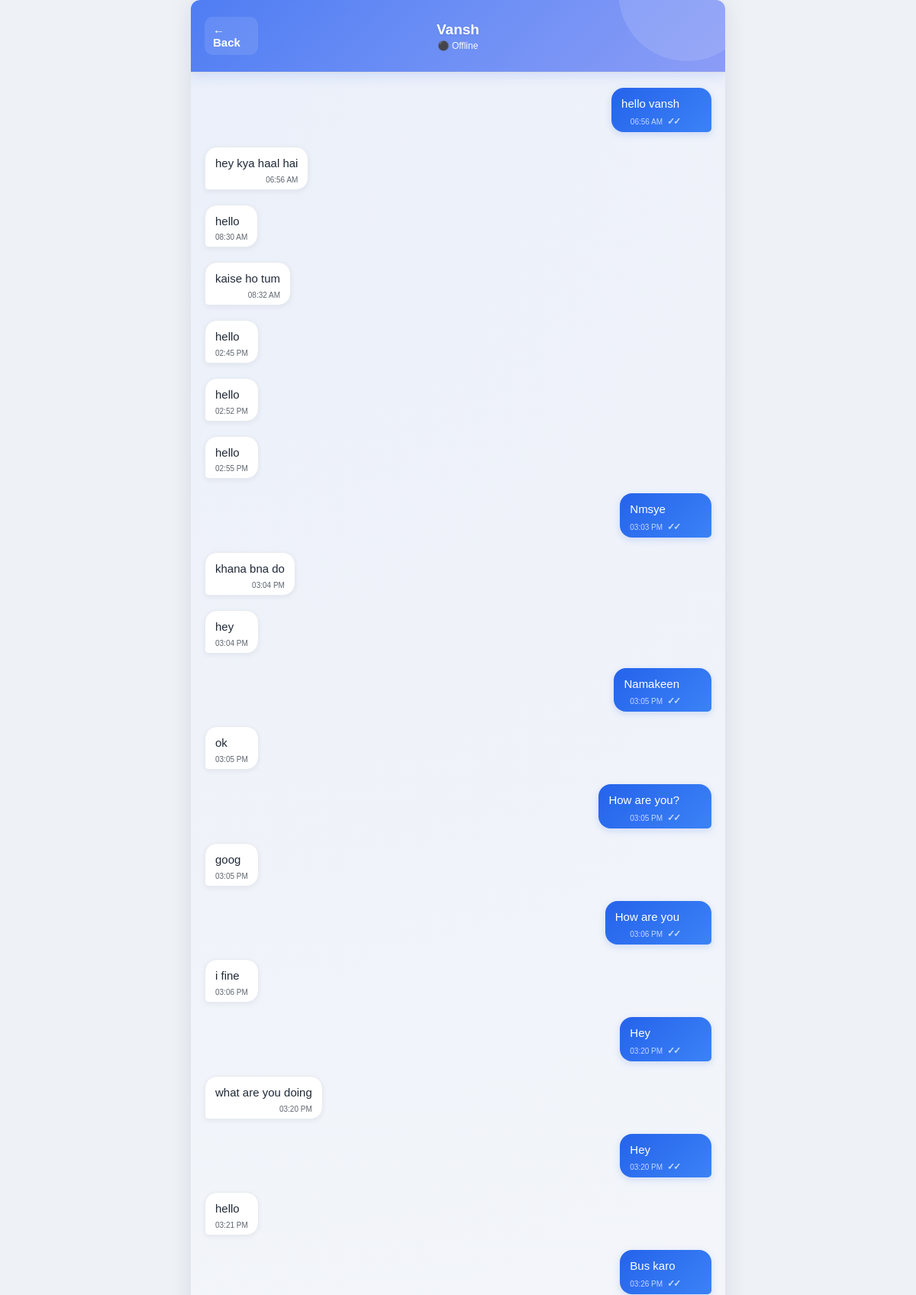
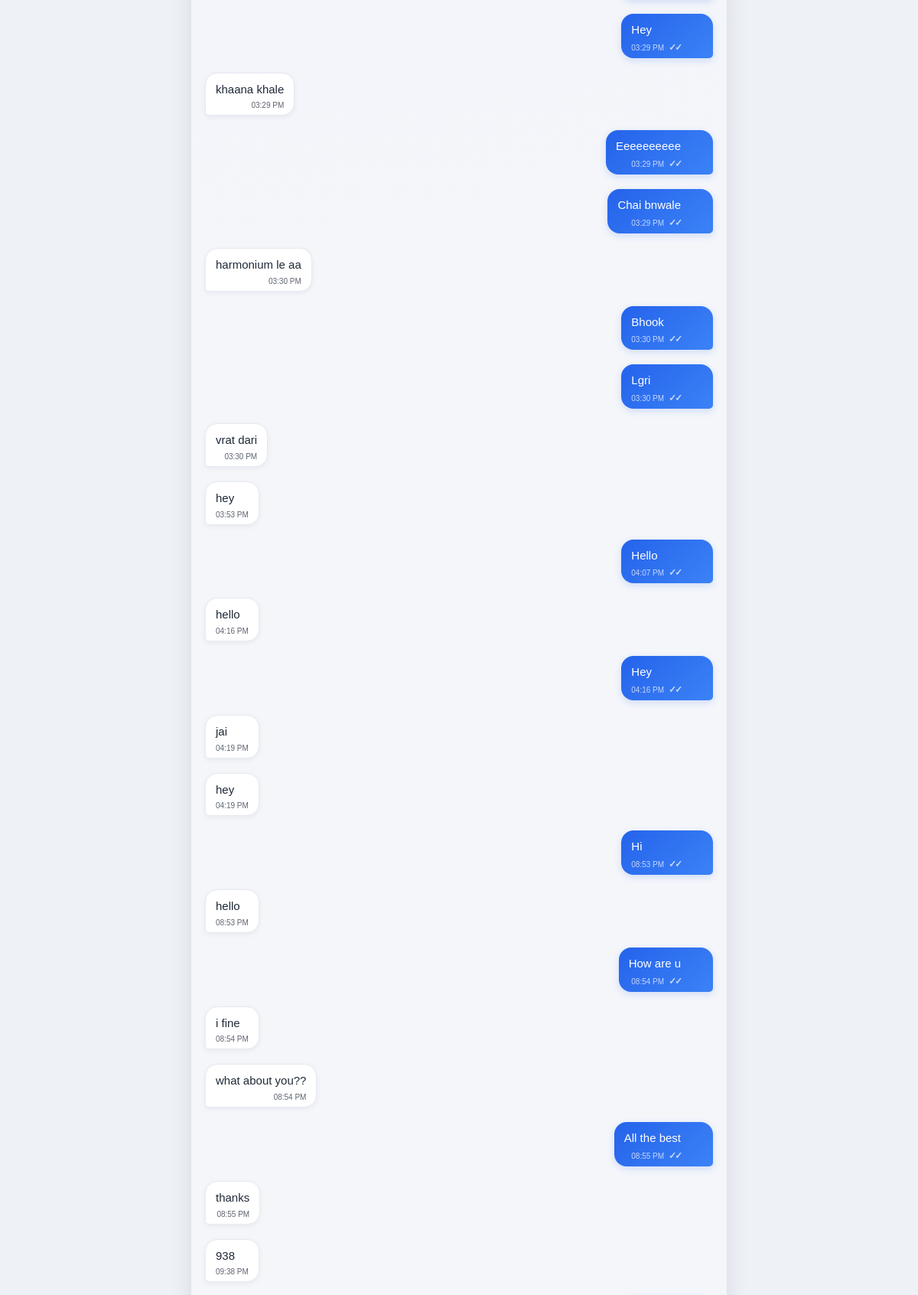
/chat/2 (signed in, upper part), run on the app's committed database (2 pictures, top to bottom).
### app.py (models this page shows)
class User(db.Model):
    id = db.Column(
        db.Integer,
        primary_key=True
    )
    name = db.Column(
        db.String(100),
        nullable=False
    )
    email = db.Column(
        db.String(120),
        unique=True,
        nullable=False
    )
    password_hash = db.Column(
        db.String(200),
        nullable=False
    )
    created_at = db.Column(
        db.DateTime,
        default=lambda:
            datetime.utcnow()
            + timedelta(
                hours=5,
                minutes=30
            )
    )

class Message(db.Model):
    id = db.Column(
        db.Integer,
        primary_key=True
    )
    conversation_id = db.Column(
        db.Integer,
        db.ForeignKey("conversation.id"),
        nullable=False
    )
    sender_id = db.Column(
        db.Integer,
        db.ForeignKey("user.id"),
        nullable=False
    )
    body = db.Column(
        db.Text,
        nullable=False,
        default=""
    )
    created_at = db.Column(
        db.DateTime,
        default=lambda:
            datetime.utcnow()
            + timedelta(
                hours=5,
                minutes=30
            )
    )
    is_read = db.Column(
        db.Boolean,
        default=False,
        nullable=False
    )
    message_type = db.Column(
        db.String(20),
        default="text",
        nullable=False
    )
    file_name = db.Column(
        db.String(255),
        nullable=True
    )
    file_path = db.Column(
        db.String(500),
        nullable=True
    )

### app.py (the view, shortened to what this page needs)
@app.route(
    "/chat/<int:user_id>",
    methods=["GET", "POST"]
)
def chat(user_id):
    if "user_id" not in session:
        return redirect(
            url_for("login")
        )
    current_user_id = session[
        "user_id"
    ]
    if current_user_id == user_id:
        return "You cannot chat with yourself!"
    other_user = User.query.get_or_404(
        user_id
    )
    conversation = Conversation.query.filter(
        (
            (Conversation.user1_id ==
                current_user_id)
            &
            (Conversation.user2_id ==
                user_id)
        )
        |
        (
            (Conversation.user1_id ==
                user_id)
            &
            (Conversation.user2_id ==
                current_user_id)
        )
    ).first()
    deleted_message_ids = [
        deleted.message_id
        for deleted in DeletedMessage.query.filter_by(
            user_id=current_user_id
        ).all()
    ]
    messages = Message.query.filter(
        Message.conversation_id == conversation.id,
        ~Message.id.in_(deleted_message_ids)
    ).order_by(
        Message.created_at.asc()
    ).all()
    current_user = User.query.get(
        current_user_id
    )
    return render_template(
        "chat.html",
        current_user=
            current_user,
        other_user=
            other_user,
        messages=
            messages,
        conversation=
            conversation
    )

### templates/chat.html (shortened to what this page needs)
<!DOCTYPE html>
<html lang="en">
<head>
<link rel="stylesheet"
      href="{{ url_for('static', filename='style.css') }}">
</head>
<body>
<div class="chat-container">
<div class="chat-header">
    <a href="{{ url_for('dashboard') }}">
        ← Back
    </a>
    <div>
        <h2>
            {{ other_user.name }}
        </h2>
        <p id="userStatus">
            ⚫ Offline
        </p>
    </div>
</div>
<div
    class="messages"
    id="messages"
>
{% for message in messages %}
<div
    class="message-wrapper
    {% if message.sender_id == current_user.id %}
        my-wrapper
    {% else %}
        other-wrapper
    {% endif %}"
>
{% if message.sender_id == current_user.id %}
<div
    class="message my-message"
    data-message-id="{{ message.id }}"
>
{% if message.message_type == "image" %}
    <div class="attachment-message">
        <img
            src="{{ url_for('uploaded_file', filename=message.file_path) }}"
            class="attachment-image"
            alt="{{ message.file_name }}"
        >
    </div>
{% else %}
    <p>
        {{ message.body }}
    </p>
{% endif %}
<small>
    {{ message.created_at.strftime('%I:%M %p') }}
    <span class="read-status">
        {% if message.is_read %}
            ✓✓
        {% else %}
            ✓
        {% endif %}
    </span>
</small>
</div>
{% else %}
<div
    class="message other-message"
    data-message-id="{{ message.id }}"
>
{% if message.message_type == "image" %}
    <div class="attachment-message">
        <img
            src="{{ url_for('uploaded_file', filename=message.file_path) }}"
            class="attachment-image"
            alt="{{ message.file_name }}"
        >
    </div>
{% else %}
    <p>
        {{ message.body }}
    </p>
{% endif %}
<small>
    {{ message.created_at.strftime('%I:%M %p') }}
</small>
</div>
{% endif %}
</div>
{% endfor %}
</div>
</div>
</body>
</html>

### static/style.css (style rules this page uses)
body { font-family: Arial, sans-serif; margin: 0; background: #f5f7fb; }
.chat-container { max-width: 700px; margin: 30px auto; background: white; height: 80vh; display: flex; flex-direction: column; border-radius: 12px; overflow: hidden; box-shadow: 0 2px 12px rgba(0, 0, 0, 0.1); }
.chat-header { padding: 15px 20px; border-bottom: 1px solid #ddd; display: flex; align-items: center; gap: 20px; }
.chat-header h2 { margin: 0; }
.messages { flex: 1; padding: 20px; overflow-y: auto; display: flex; flex-direction: column; gap: 10px; }
.message { max-width: 65%; padding: 10px 14px; border-radius: 12px; }
.message p { margin: 0 0 5px; }
.message small { font-size: 11px; opacity: 0.7; }
.my-message { align-self: flex-end; }
.other-message { align-self: flex-start; }
.read-status { margin-left: 5px; font-weight: bold; letter-spacing: -2px; }

### templates/chat.html (style rules this page uses)
body { margin: 0; background: #eef2f7; }
.chat-container { width: min(100%, 900px); height: 100vh; height: 100dvh; margin: auto; display: flex; flex-direction: column; background: #ffffff; overflow: hidden; box-shadow: 0 0 30px rgba(15, 23, 42, 0.10); }
.chat-header { position: relative; display: grid; grid-template-columns: 70px 1fr 70px; align-items: center; min-height: 74px; padding: 10px 18px; background: linear-gradient( 135deg, #4f7df3, #6d8ff5 50%, #8b9cf6 ); color: white; box-shadow: 0 4px 16px rgba(79, 125, 243, 0.20); z-index: 10; overflow: hidden; }
.chat-header::before { content: ""; position: absolute; width: 180px; height: 180px; top: -100px; right: -40px; background: rgba(255,255,255,0.12); border-radius: 50%; pointer-events: none; }
.chat-header > a { position: relative; z-index: 2; color: white; text-decoration: none; font-size: 15px; font-weight: 600; width: fit-content; padding: 8px 11px; border-radius: 11px; background: rgba(255,255,255,0.10); transition: background 0.2s ease, transform 0.2s ease; }
.chat-header h2 { position: relative; z-index: 2; margin: 0; text-align: center; font-size: 19px; font-weight: 700; white-space: nowrap; overflow: hidden; text-overflow: ellipsis; text-shadow: 0 1px 3px rgba(0,0,0,0.10); }
#userStatus { position: relative; z-index: 2; margin: 3px 0 0; text-align: center; font-size: 12px; opacity: 0.95; }
.messages { flex: 1; overflow-y: auto; padding: 20px 18px 18px; background: radial-gradient( circle at top left, rgba(37,99,235,0.045), transparent 35% ), #f4f6fa; scroll-behavior: smooth; }
.message-wrapper { position: relative; display: flex; align-items: flex-end; width: 100%; margin-bottom: 9px; }
.my-wrapper { justify-content: flex-end; }
.other-wrapper { justify-content: flex-start; }
.message { position: relative; max-width: min(72%, 520px); padding: 10px 13px 7px; border-radius: 16px; word-wrap: break-word; overflow-wrap: anywhere; box-shadow: 0 2px 7px rgba(15,23,42,0.06); animation: messageAppear 0.18s ease-out; }
.my-message { background: linear-gradient( 135deg, #2563eb, #3b82f6 ); color: white; border-bottom-right-radius: 5px; padding-right: 42px; box-shadow: 0 3px 10px rgba(37,99,235,0.18); }
.other-message { background: white; color: #1f2937; border: 1px solid #e6eaf0; border-bottom-left-radius: 5px; }
.message p { margin: 0; line-height: 1.45; font-size: 15px; }
.message small { display: block; margin-top: 5px; font-size: 10px; text-align: right; opacity: 0.72; white-space: nowrap; }
.read-status { margin-left: 3px; font-size: 12px; font-weight: 700; letter-spacing: -2px; }

### data on the page
User: name "Vansh"
Message: body "hello vansh", created_at "06:56 AM"
Message: body "hey kya haal hai", created_at "06:56 AM"
Message: body "hello", created_at "08:30 AM"
Message: body "kaise ho tum", created_at "08:32 AM"
Message: body "hello", created_at "02:45 PM"
Message: body "hello", created_at "02:52 PM"
Message: body "hello", created_at "02:55 PM"
Message: body "Nmsye", created_at "03:03 PM"
Message: body "khana bna do", created_at "03:04 PM"
Message: body "hey", created_at "03:04 PM"
Message: body "Namakeen", created_at "03:05 PM"
Message: body "ok", created_at "03:05 PM"
Message: body "How are you?", created_at "03:05 PM"
Message: body "goog", created_at "03:05 PM"
Message: body "How are you", created_at "03:06 PM"
Message: body "i fine", created_at "03:06 PM"
Message: body "Hey", created_at "03:20 PM"
Message: body "what are you doing", created_at "03:20 PM"
Message: body "Hey", created_at "03:20 PM"
Message: body "hello", created_at "03:21 PM"
Message: body "Bus karo", created_at "03:26 PM"
Message: body "Hey", created_at "03:29 PM"
Message: body "khaana khale", created_at "03:29 PM"
Message: body "Eeeeeeeeee", created_at "03:29 PM"
Message: body "Chai bnwale", created_at "03:29 PM"
Message: body "harmonium le aa", created_at "03:30 PM"
Message: body "Bhook", created_at "03:30 PM"
Message: body "Lgri", created_at "03:30 PM"
Message: body "vrat dari", created_at "03:30 PM"
Message: body "hey", created_at "03:53 PM"
Message: body "Hello", created_at "04:07 PM"
Message: body "hello", created_at "04:16 PM"
Message: body "Hey", created_at "04:16 PM"
Message: body "jai", created_at "04:19 PM"
Message: body "hey", created_at "04:19 PM"
Message: body "Hi", created_at "08:53 PM"
Message: body "hello", created_at "08:53 PM"
Message: body "How are u", created_at "08:54 PM"
Message: body "i fine", created_at "08:54 PM"
Message: body "what about you??", created_at "08:54 PM"
Message: body "All the best", created_at "08:55 PM"
Message: body "thanks", created_at "08:55 PM"
Message: body "938", created_at "09:38 PM"
